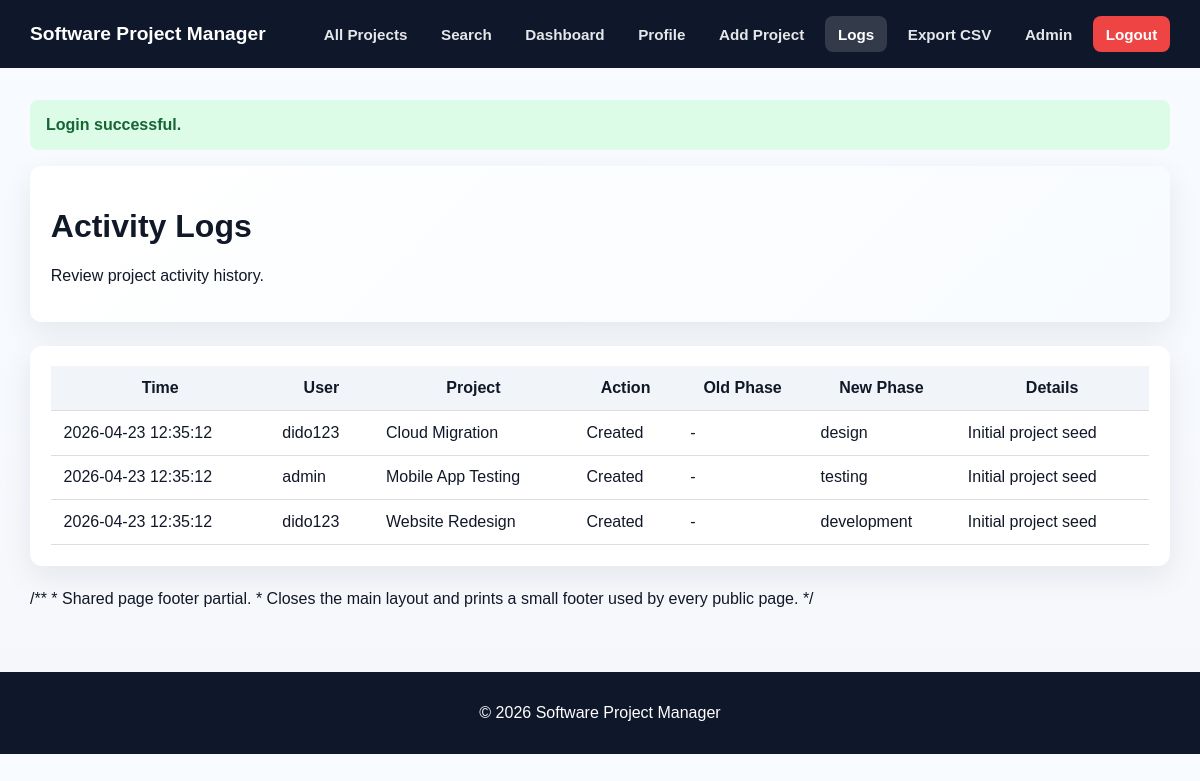
Page /logs.php (signed in) on the committed database.
### tables this page shows
CREATE TABLE project_logs (
    log_id INT UNSIGNED AUTO_INCREMENT PRIMARY KEY,
    pid INT UNSIGNED NULL,
    uid INT UNSIGNED NOT NULL,
    action VARCHAR(50) NOT NULL,
    old_phase VARCHAR(30) DEFAULT NULL,
    new_phase VARCHAR(30) DEFAULT NULL,
    details VARCHAR(255) DEFAULT NULL,
    created_at TIMESTAMP DEFAULT CURRENT_TIMESTAMP,
    CONSTRAINT fk_logs_project
        FOREIGN KEY (pid) REFERENCES projects(pid)
        ON DELETE SET NULL
        ON UPDATE CASCADE,
    CONSTRAINT fk_logs_user
        FOREIGN KEY (uid) REFERENCES users(uid)
        ON DELETE CASCADE
        ON UPDATE CASCADE
);

CREATE TABLE users (
    uid INT UNSIGNED AUTO_INCREMENT PRIMARY KEY,
    username VARCHAR(50) NOT NULL UNIQUE,
    password VARCHAR(255) NOT NULL,
    email VARCHAR(100) NOT NULL UNIQUE,
    role ENUM('user', 'admin') NOT NULL DEFAULT 'user',
    created_at TIMESTAMP DEFAULT CURRENT_TIMESTAMP
);

CREATE TABLE projects (
    pid INT UNSIGNED AUTO_INCREMENT PRIMARY KEY,
    title VARCHAR(150) NOT NULL,
    start_date DATE NOT NULL,
    end_date DATE DEFAULT NULL,
    short_description TEXT NOT NULL,
    phase ENUM('design', 'development', 'testing', 'deployment', 'complete') NOT NULL,
    uid INT UNSIGNED NOT NULL,
    created_at TIMESTAMP DEFAULT CURRENT_TIMESTAMP,
    updated_at TIMESTAMP DEFAULT CURRENT_TIMESTAMP ON UPDATE CURRENT_TIMESTAMP,
    CONSTRAINT fk_projects_user
        FOREIGN KEY (uid) REFERENCES users(uid)
        ON DELETE CASCADE
        ON UPDATE CASCADE
);

### includes/functions.php (called while the page is built, shortened)
<?php
function e(string $value): string
{
    return htmlspecialchars($value, ENT_QUOTES, 'UTF-8');
}

### public/logs.php (the view, shortened to what this page needs)
<?php
require_once __DIR__ . '/../includes/functions.php';
require_once __DIR__ . '/../includes/auth.php';
$pdo = getPDO();
if (isAdmin()) {
    $count = (int) $pdo->query("SELECT COUNT(*) FROM project_logs")->fetchColumn();
    $pagination = paginate($count, 10);
    $stmt = $pdo->prepare("
        SELECT l.log_id, l.action, l.old_phase, l.new_phase, l.details, l.created_at, u.username, p.title
        FROM project_logs l
        INNER JOIN users u ON l.uid = u.uid
        LEFT JOIN projects p ON l.pid = p.pid
        ORDER BY l.created_at DESC, l.log_id DESC
        LIMIT :limit OFFSET :offset
    ");
}
$stmt->bindValue(':limit', $pagination['per_page'], PDO::PARAM_INT);
$stmt->bindValue(':offset', $pagination['offset'], PDO::PARAM_INT);
$stmt->execute();
$logs = $stmt->fetchAll();
require_once __DIR__ . '/../includes/header.php';
?>
<div class="card hero-card">
    <h1>Activity Logs</h1>
    <p class="small-text">Review project activity history.</p>
</div>
<div class="card">
    <?php if (!$logs): ?>
        <p>No log entries found.</p>
    <?php else: ?>
        <div class="table-wrap">
            <table>
                <thead>
                    <tr>
                        <th>Time</th>
                        <th>User</th>
                        <th>Project</th>
                        <th>Action</th>
                        <th>Old Phase</th>
                        <th>New Phase</th>
                        <th>Details</th>
                    </tr>
                </thead>
                <tbody>
                    <?php foreach ($logs as $log): ?>
                        <tr>
                            <td><?= e($log['created_at']) ?></td>
                            <td><?= e($log['username']) ?></td>
                            <td><?= e($log['title'] ?? 'Deleted project') ?></td>
                            <td><?= e(ucfirst($log['action'])) ?></td>
                            <td><?= e($log['old_phase'] ?? '-') ?></td>
                            <td><?= e($log['new_phase'] ?? '-') ?></td>
                            <td><?= e($log['details'] ?? '-') ?></td>
                        </tr>
                    <?php endforeach; ?>
                </tbody>
            </table>
        </div>
    <?php endif; ?>
</div>
<?php require_once __DIR__ . '/../includes/footer.php'; ?>

### public/assets/css/style.css (style rules this page uses)
* { box-sizing: border-box; }
:root { --bg: #f5f7fb; --surface: #ffffff; --surface-alt: #f8fafc; --text: #111827; --muted: #6b7280; --primary: #2563eb; --primary-dark: #1d4ed8; --secondary: #374151; --secondary-dark: #1f2937; --danger: #dc2626; --danger-dark: #b91c1c; --success: #166534; --success-bg: #dcfce7; --error-bg: #fee2e2; --error-text: #991b1b; --border: #dbe2ea; --shadow: 0 10px 30px rgba(15, 23, 42, 0.08); --radius: 14px; }
body { margin: 0; font-family: Arial, Helvetica, sans-serif; background: linear-gradient(180deg, #f8fbff 0%, #f5f7fb 100%); color: var(--text); }
.card { background: #fff; padding: 1.3rem; border-radius: 12px; box-shadow: var(--shadow); margin-bottom: 1.5rem; }
.hero-card { background: linear-gradient(135deg, #ffffff 0%, #f8fbff 100%); }
.table-wrap { overflow-x: auto; }
table { width: 100%; border-collapse: collapse; }
th, td { padding: 0.8rem; border-bottom: 1px solid #ddd; }
th { background: #f1f5f9; }

### rows in the picture
project_logs: created_at "2026-04-23 12:35:12", uid.username "dido123", pid.title "Cloud Migration", action "Created", old_phase "-", new_phase "design", details "Initial project seed"
project_logs: created_at "2026-04-23 12:35:12", uid.username "admin", pid.title "Mobile App Testing", action "Created", old_phase "-", new_phase "testing", details "Initial project seed"
project_logs: created_at "2026-04-23 12:35:12", uid.username "dido123", pid.title "Website Redesign", action "Created", old_phase "-", new_phase "development", details "Initial project seed"

### other values in the picture
APP_NAME "Software Project Manager"
$flash['message'] "Login successful."
